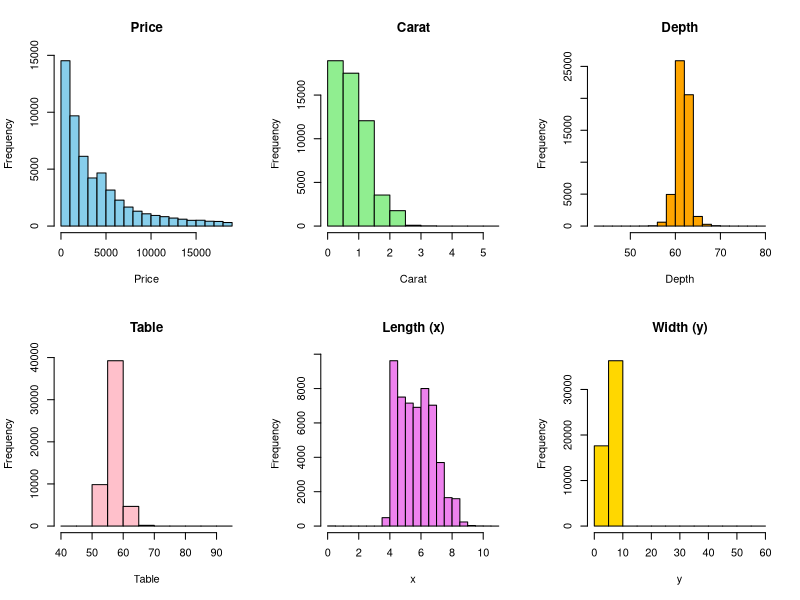
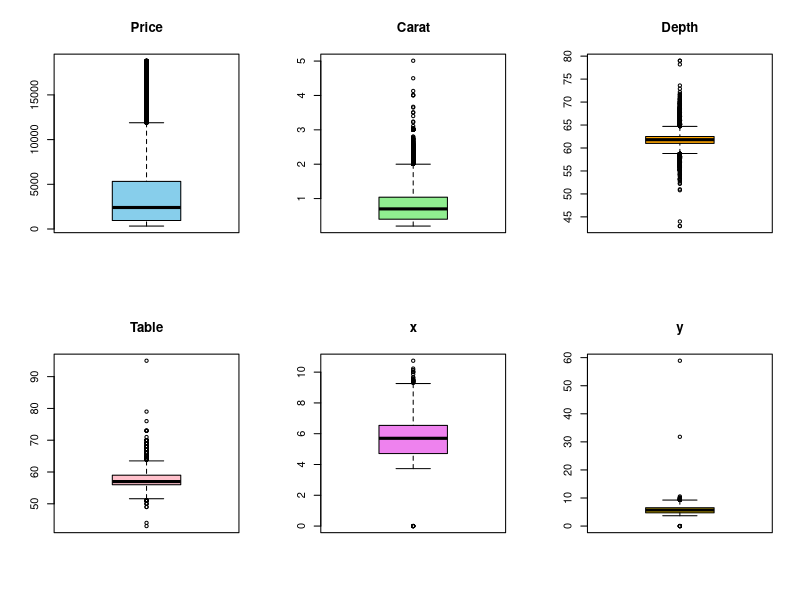
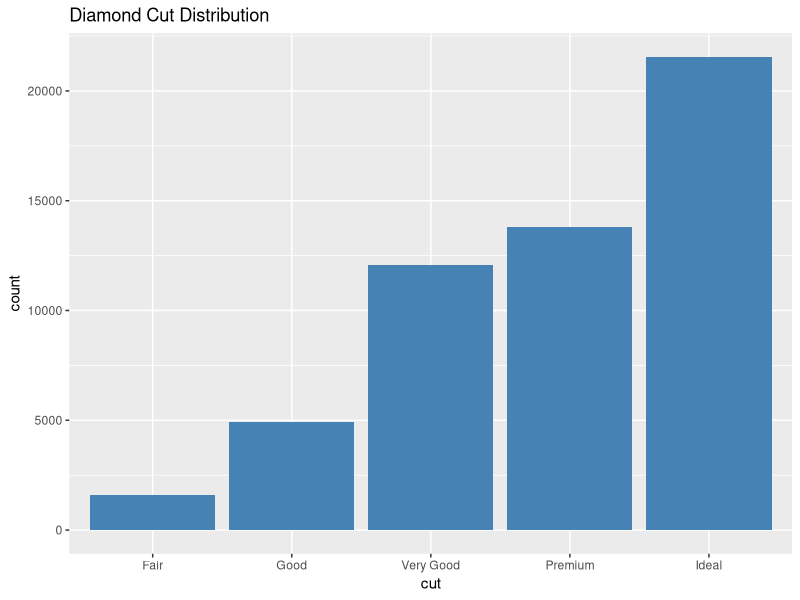
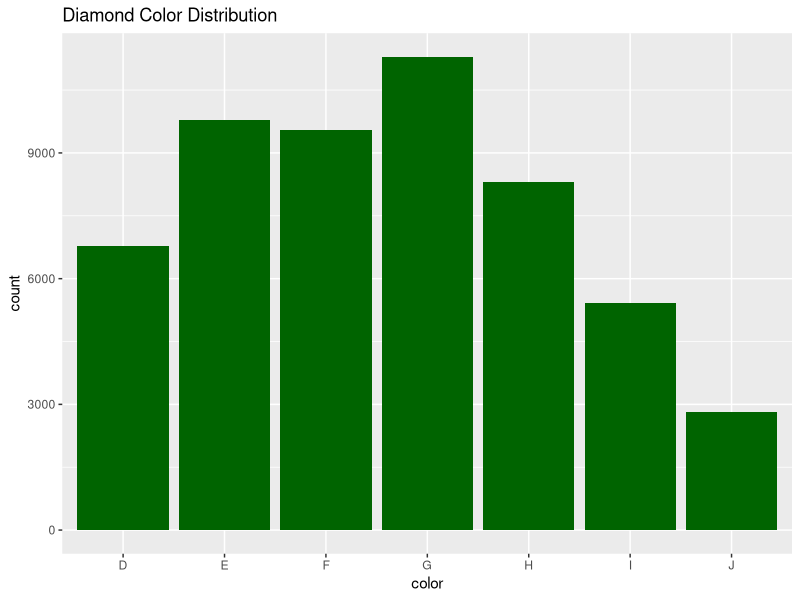
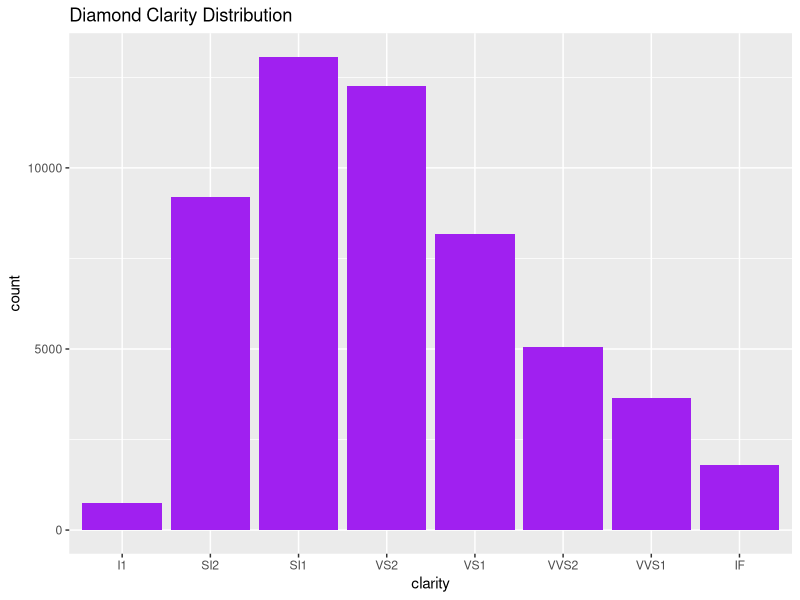
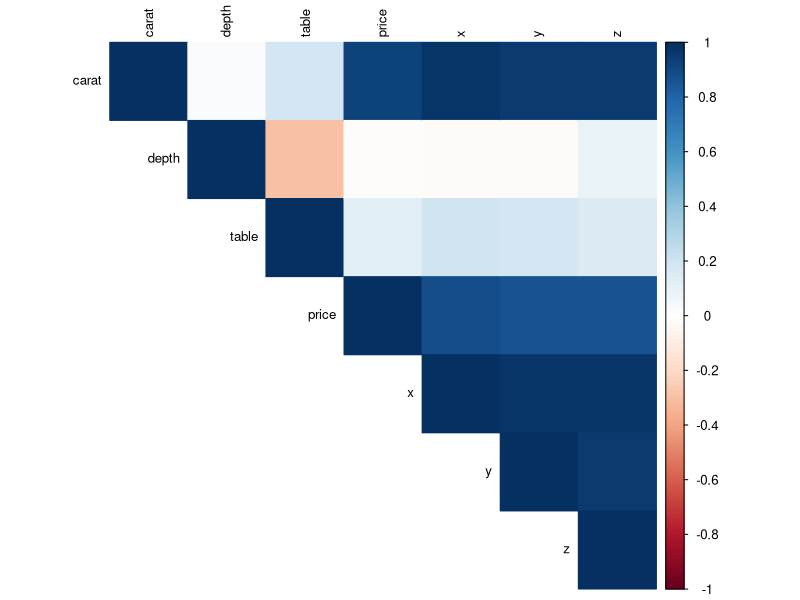
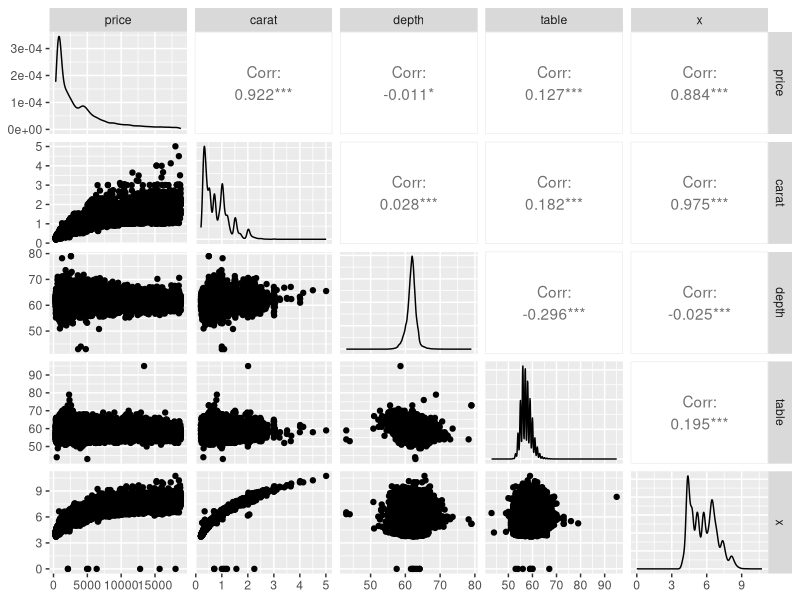
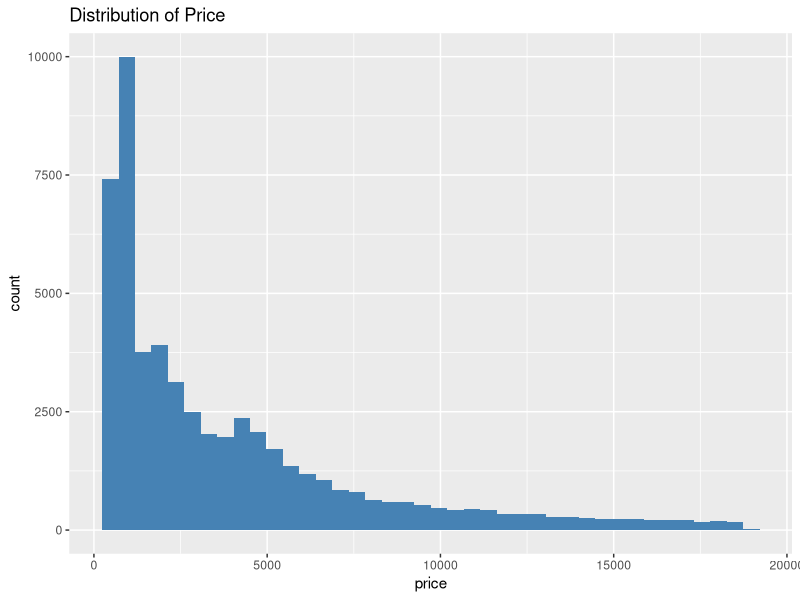

Generate these figures, in order, with R:
# ============================================
# COMPLETE EDA OF DIAMONDS DATASET IN R
# ============================================

# Install packages (run once if needed)
install.packages(c("ggplot2", "dplyr", "GGally",
                   "corrplot", "gridExtra"))

# Load libraries
library(ggplot2)
library(dplyr)
library(GGally)
library(corrplot)
library(gridExtra)

# ============================================
# 1. LOAD DATA
# ============================================

data("diamonds")

# View first rows
head(diamonds)

# Structure of dataset
str(diamonds)

# Dimensions
dim(diamonds)

# Column names
names(diamonds)

# Summary statistics
summary(diamonds)

# ============================================
# 2. CHECK MISSING VALUES
# ============================================

colSums(is.na(diamonds))

# ============================================
# 3. CHECK DUPLICATES
# ============================================

sum(duplicated(diamonds))

# ============================================
# 4. DATA TYPES
# ============================================

sapply(diamonds, class)

# ============================================
# 5. DESCRIPTIVE STATISTICS
# ============================================

# Numeric variables only
numeric_data <- diamonds %>%
  select(where(is.numeric))

# Mean
sapply(numeric_data, mean)

# Median
sapply(numeric_data, median)

# Standard deviation
sapply(numeric_data, sd)

# Variance
sapply(numeric_data, var)

# ============================================
# 6. HISTOGRAMS
# ============================================

par(mfrow = c(2, 3))

hist(diamonds$price,
     main = "Price",
     xlab = "Price",
     col = "skyblue")

hist(diamonds$carat,
     main = "Carat",
     xlab = "Carat",
     col = "lightgreen")

hist(diamonds$depth,
     main = "Depth",
     xlab = "Depth",
     col = "orange")

hist(diamonds$table,
     main = "Table",
     xlab = "Table",
     col = "pink")

hist(diamonds$x,
     main = "Length (x)",
     xlab = "x",
     col = "violet")

hist(diamonds$y,
     main = "Width (y)",
     xlab = "y",
     col = "gold")

par(mfrow = c(1,1))

# ============================================
# 7. BOXPLOTS
# ============================================

par(mfrow = c(2,3))

boxplot(diamonds$price,
        main = "Price",
        col = "skyblue")

boxplot(diamonds$carat,
        main = "Carat",
        col = "lightgreen")

boxplot(diamonds$depth,
        main = "Depth",
        col = "orange")

boxplot(diamonds$table,
        main = "Table",
        col = "pink")

boxplot(diamonds$x,
        main = "x",
        col = "violet")

boxplot(diamonds$y,
        main = "y",
        col = "gold")

par(mfrow = c(1,1))

# ============================================
# 8. CATEGORICAL VARIABLES
# ============================================

# Cut
table(diamonds$cut)

ggplot(diamonds, aes(x = cut)) +
  geom_bar(fill = "steelblue") +
  labs(title = "Diamond Cut Distribution")

# Color
table(diamonds$color)

ggplot(diamonds, aes(x = color)) +
  geom_bar(fill = "darkgreen") +
  labs(title = "Diamond Color Distribution")

# Clarity
table(diamonds$clarity)

ggplot(diamonds, aes(x = clarity)) +
  geom_bar(fill = "purple") +
  labs(title = "Diamond Clarity Distribution")

# ============================================
# 9. CORRELATION ANALYSIS
# ============================================

# Correlation matrix
cor_matrix <- cor(numeric_data)

# Display correlation matrix
round(cor_matrix, 2)

# Correlation plot
corrplot(cor_matrix,
         method = "color",
         type = "upper",
         tl.col = "black",
         tl.cex = 0.8)

# ============================================
# 10. PAIR PLOTS
# ============================================

ggpairs(diamonds[, c("price", "carat",
                     "depth", "table", "x")])

# ============================================
# 11. PRICE ANALYSIS
# ============================================

# Price distribution
ggplot(diamonds, aes(x = price)) +
  geom_histogram(fill = "steelblue",
                 bins = 40) +
  labs(title = "Distribution of Price")

# Price vs Carat
ggplot(diamonds, aes(x = carat, y = price)) +
  geom_point(alpha = 0.4, color = "blue") +
  geom_smooth(method = "lm",
              color = "red") +
  labs(title = "Price vs Carat")

# ============================================
# 12. BOXPLOTS OF PRICE BY CATEGORY
# ============================================

# Price by Cut
ggplot(diamonds, aes(x = cut,
                     y = price,
                     fill = cut)) +
  geom_boxplot() +
  labs(title = "Price by Cut")

# Price by Color
ggplot(diamonds, aes(x = color,
                     y = price,
                     fill = color)) +
  geom_boxplot() +
  labs(title = "Price by Color")

# Price by Clarity
ggplot(diamonds, aes(x = clarity,
                     y = price,
                     fill = clarity)) +
  geom_boxplot() +
  labs(title = "Price by Clarity")

# ============================================
# 13. OUTLIER DETECTION
# ============================================

detect_outliers <- function(x){
  
  Q1 <- quantile(x, 0.25)
  Q3 <- quantile(x, 0.75)
  IQR <- Q3 - Q1
  
  lower <- Q1 - 1.5 * IQR
  upper <- Q3 + 1.5 * IQR
  
  which(x < lower | x > upper)
}

# Outliers in price
outliers_price <- detect_outliers(diamonds$price)

length(outliers_price)

# ============================================
# 14. NORMALITY CHECK
# ============================================

# Q-Q plot
qqnorm(diamonds$price)
qqline(diamonds$price,
       col = "red")

# Shapiro-Wilk Test
# Use subset because dataset is large
set.seed(123)

sample_price <- sample(diamonds$price, 5000)

shapiro.test(sample_price)

# ============================================
# 15. FEATURE SCALING
# ============================================

scaled_data <- as.data.frame(scale(numeric_data))

head(scaled_data)

# ============================================
# 16. CREATE SUBSETS BY CUT
# ============================================

diamond_subsets <- split(diamonds,
                         diamonds$cut)

# Example subsets
fair_data      <- diamond_subsets$Fair
good_data      <- diamond_subsets$Good
ideal_data     <- diamond_subsets$Ideal

# ============================================
# 17. TOP CORRELATIONS WITH PRICE
# ============================================

sort(cor(numeric_data$price,
         numeric_data))[ , drop = FALSE]

# ============================================
# 18. SAVE DATA
# ============================================

write.csv(diamonds,
          "diamonds_EDA.csv",
          row.names = FALSE)

# ============================================
# END OF EDA
# ============================================


# View first rows
